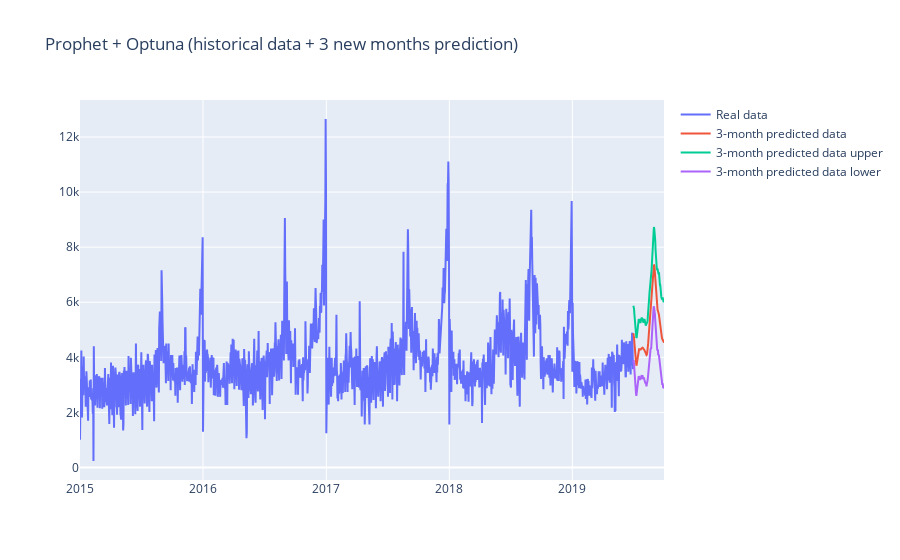

The notebook cell saved with this chart:
### Code cell
# Three more month predict for Prophet + Optuna model
three_more_month_df = pd.DataFrame(data={'ds': pd.date_range(df['Date'].iloc[-1].date(),
                                                             df['Date'].iloc[-1].date() + relativedelta(months=3),
                                                             inclusive='right',
                                                             freq=timedelta(days=1),
                                                             normalize=True)})
three_more_month_predicted = ph.predict(three_more_month_df)
fig = go.Figure()
fig.add_trace(
    go.Scatter(x=df['Date'], y=df['series1'], mode='lines', name='Real data')    
)
fig.add_trace(
    go.Scatter(x=three_more_month_predicted['ds'],
               y=three_more_month_predicted['yhat'], mode='lines', name='3-month predicted data')
)
fig.add_trace(
    go.Scatter(x=three_more_month_predicted['ds'],
               y=three_more_month_predicted['yhat_upper'], mode='lines', name='3-month predicted data upper')
)
fig.add_trace(
    go.Scatter(x=three_more_month_predicted['ds'],
               y=three_more_month_predicted['yhat_lower'], mode='lines', name='3-month predicted data lower')
)
fig.update_layout(title='Prophet + Optuna (historical data + 3 new months prediction)')
fig.show()
